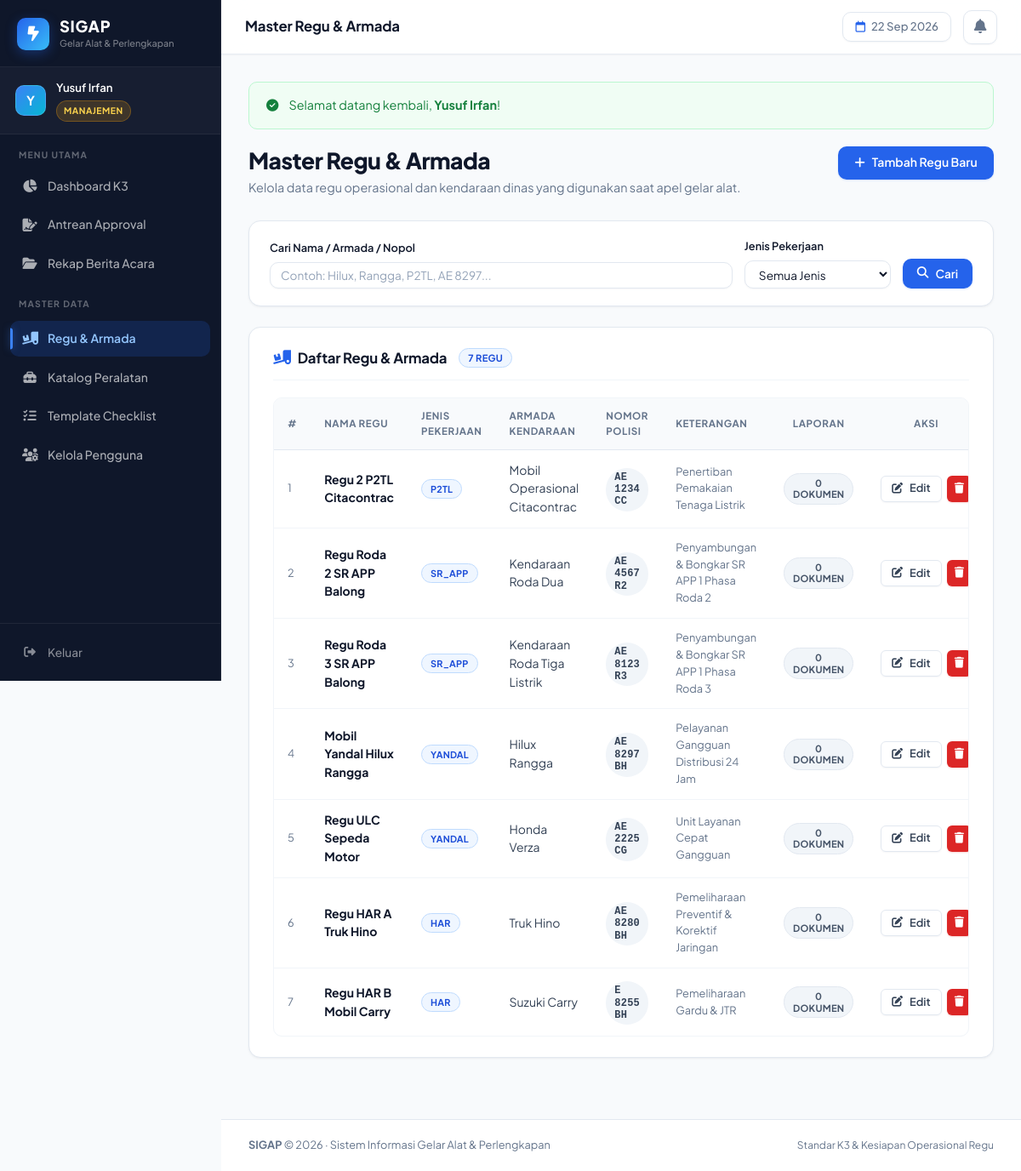
The app's page /master/regu/index.php (signed in) with its own data.
### tables this page shows
CREATE TABLE IF NOT EXISTS regu (
    id               INT          AUTO_INCREMENT PRIMARY KEY,
    nama_regu        VARCHAR(100) NOT NULL,
    jenis_pekerjaan  ENUM('p2tl', 'sr_app', 'yandal', 'har') NOT NULL,
    kendaraan        VARCHAR(100) NULL,
    nopol            VARCHAR(20)  NULL,
    keterangan       VARCHAR(255) NULL,
    created_at       TIMESTAMP    DEFAULT CURRENT_TIMESTAMP,
    updated_at       TIMESTAMP    DEFAULT CURRENT_TIMESTAMP ON UPDATE CURRENT_TIMESTAMP,
    INDEX idx_regu_jenis (jenis_pekerjaan),
    INDEX idx_regu_nama  (nama_regu)
);

### includes/auth_check.php (called while the page is built, shortened)
<?php
function base_url($path = '') {
    $script_name = $_SERVER['SCRIPT_NAME'] ?? '';
    $base_dir = rtrim(dirname($script_name), '/\\');
    $subfolders = ['/auth', '/inspeksi', '/dashboard', '/approval', '/cetak', '/riwayat'];
    return rtrim($base_dir, '/') . '/' . ltrim($path, '/');
}
function is_logged_in() {
    return isset($_SESSION['user_id']) && !empty($_SESSION['user_id']);
}
function get_logged_user() {
    return [
        'id'           => $_SESSION['user_id'],
        'username'     => $_SESSION['username'] ?? '',
        'nama_lengkap' => $_SESSION['nama_lengkap'] ?? '',
        'role'         => $_SESSION['role'] ?? '',
        'jabatan'      => $_SESSION['jabatan'] ?? '',
        'no_hp'        => $_SESSION['no_hp'] ?? ''
    ];
}
function get_flash($type) {
    $key = 'flash_' . $type;
    if (isset($_SESSION[$key])) {
        $msg = $_SESSION[$key];
        return $msg;
    }
    return null;
}

### master/regu/index.php (the view, shortened to what this page needs)
<?php
require_once __DIR__ . '/../../includes/auth_check.php';
$pdo = get_db_connection();
$search       = trim($_GET['q'] ?? '');
$where = [];
$params = [];
$where_sql = !empty($where) ? 'WHERE ' . implode(' AND ', $where) : '';
$stmt = $pdo->prepare("
    SELECT r.*,
           (SELECT COUNT(*) FROM gelar_alat_header h WHERE h.regu_id = r.id) AS total_laporan
    FROM regu r
    {$where_sql}
    ORDER BY r.jenis_pekerjaan, r.nama_regu
");
$stmt->execute($params);
$regu_list = $stmt->fetchAll();
$page_title = "Master Regu & Armada";
require_once __DIR__ . '/../../includes/header.php';
?>
<div style="display:flex; justify-content:space-between; align-items:flex-start; margin-bottom:1.75rem; flex-wrap:wrap; gap:1rem;">
    <div>
        <h1 style="font-size:1.65rem; font-weight:800; letter-spacing:-0.02em; margin-bottom:4px; color:var(--text-main);">Master Regu & Armada</h1>
        <p style="color:var(--text-muted); font-size:0.9rem;">Kelola data regu operasional dan kendaraan dinas yang digunakan saat apel gelar alat.</p>
    </div>
    <button onclick="openModalTambah()" class="btn btn-primary">
        <i class="fa-solid fa-plus"></i> Tambah Regu Baru
    </button>
</div>
<div class="card" style="margin-bottom:1.5rem; padding:1.25rem 1.5rem;">
    <form method="GET" style="display:flex; gap:14px; flex-wrap:wrap; align-items:flex-end;">
        <div style="flex:1; min-width:200px;">
            <label class="form-label" style="font-size:0.8rem;">Cari Nama / Armada / Nopol</label>
            <input type="text" name="q" class="form-control" placeholder="Contoh: Hilux, Rangga, P2TL, AE 8297..." value="<?= htmlspecialchars($search) ?>" style="font-size:0.85rem; padding:6px 12px;">
        </div>
        <div>
            <label class="form-label" style="font-size:0.8rem;">Jenis Pekerjaan</label>
            <select name="jenis" class="form-control" style="font-size:0.85rem; padding:6px 12px; min-width:160px;">
                <option value="">Semua Jenis</option>
            </select>
        </div>
        <div style="display:flex; gap:8px;">
            <button type="submit" class="btn btn-primary" style="padding:7px 16px; font-size:0.85rem;">
                <i class="fa-solid fa-magnifying-glass"></i> Cari
            </button>
        </div>
    </form>
</div>
<div class="card">
    <div class="card-header">
        <h2 class="card-title">
            <i class="fa-solid fa-truck-ramp-box" style="color:var(--primary);"></i>
            Daftar Regu & Armada
            <span class="badge badge-submitted" style="font-size:0.7rem; margin-left:6px;"><?= count($regu_list) ?> regu</span>
        </h2>
    </div>
    <?php if (empty($regu_list)): ?>
        <div style="text-align:center; padding:3rem 1rem; color:var(--text-muted);">
            <div style="width:48px; height:48px; border-radius:50%; background:#f1f5f9; color:#64748b; display:flex; align-items:center; justify-content:center; margin:0 auto 10px; font-size:1.3rem;">
                <i class="fa-solid fa-truck"></i>
            </div>
            <strong style="color:var(--text-main);">Tidak ada data regu ditemukan</strong>
            <p style="font-size:0.825rem; margin-top:2px;">Silakan tambahkan data regu baru atau ubah kata kunci filter Anda.</p>
        </div>
    <?php else: ?>
        <div class="table-responsive">
            <table class="data-table">
                <thead>
                    <tr>
                        <th width="40px">#</th>
                        <th>Nama Regu</th>
                        <th>Jenis Pekerjaan</th>
                        <th>Armada Kendaraan</th>
                        <th>Nomor Polisi</th>
                        <th>Keterangan</th>
                        <th style="text-align:center;">Laporan</th>
                        <th style="text-align:center;">Aksi</th>
                    </tr>
                </thead>
                <tbody>
                    <?php foreach ($regu_list as $i => $row): ?>
                        <tr>
                            <td style="color:var(--text-muted); font-size:0.8rem;"><?= $i + 1 ?></td>
                            <td>
                                <strong style="color:var(--text-main); font-size:0.875rem;"><?= htmlspecialchars($row['nama_regu']) ?></strong>
                            </td>
                            <td>
                                <span class="badge badge-submitted" style="font-size:0.68rem;">
                                    <?= strtoupper($row['jenis_pekerjaan']) ?>
                                </span>
                            </td>
                            <td>
                                <?= htmlspecialchars($row['kendaraan'] ?? '-') ?>
                            </td>
                            <td>
                                <?php if ($row['nopol']): ?>
                                    <span class="badge" style="background:#f1f5f9; color:#334155; font-size:0.75rem; font-family:monospace;">
                                        <?= htmlspecialchars($row['nopol']) ?>
                                    </span>
                                <?php else: ?>
                                    <span style="color:var(--text-muted);">&mdash;</span>
                                <?php endif; ?>
                            </td>
                            <td style="font-size:0.8rem; color:var(--text-muted);">
                                <?= htmlspecialchars($row['keterangan'] ?? '-') ?>
                            </td>
                            <td style="text-align:center;">
                                <span class="badge <?= $row['total_laporan'] > 0 ? 'badge-approved' : 'badge-draft' ?>" style="font-size:0.7rem;">
                                    <?= $row['total_laporan'] ?> Dokumen
                                </span>
                            </td>
                            <td style="text-align:center; white-space:nowrap;">
                                <div style="display:inline-flex; gap:6px;">
                                    <button onclick='openModalEdit(<?= json_encode($row) ?>)' class="btn btn-outline btn-sm" title="Edit Regu">
                                        <i class="fa-solid fa-pen-to-square"></i> Edit
                                    </button>
                                    <button onclick="confirmHapus(<?= $row['id'] ?>, '<?= addslashes(htmlspecialchars($row['nama_regu'])) ?>', <?= $row['total_laporan'] ?>)" class="btn btn-danger btn-sm" style="padding:4px 8px;" title="Hapus">
                                        <i class="fa-solid fa-trash"></i>
                                    </button>
                                </div>
                            </td>
                        </tr>
                    <?php endforeach; ?>
                </tbody>
            </table>
        </div>
    <?php endif; ?>
</div>
<?php require_once __DIR__ . '/../../includes/footer.php'; ?>

### includes/header.php (shortened to what this page needs)
<?php
require_once __DIR__ . '/auth_check.php';
$user = get_logged_user();
?>
<!DOCTYPE html>
<html lang="id">
<head>
    <link rel="stylesheet" href="<?= base_url('assets/css/style.css') ?>">
    <link rel="stylesheet" href="https://cdnjs.cloudflare.com/ajax/libs/font-awesome/6.4.0/css/all.min.css">
</head>
<body>
<?php if ($user): ?>
<aside class="sidebar no-print" id="sidebar">
    <div class="sidebar-brand">
        <div class="brand-icon">
            <i class="fa-solid fa-bolt-lightning"></i>
        </div>
        <div class="sidebar-brand-text">
            <span class="sidebar-brand-name">SIGAP</span>
            <span class="sidebar-brand-sub">Gelar Alat & Perlengkapan</span>
        </div>
    </div>
    <div class="sidebar-user">
        <div class="sidebar-user-avatar">
            <?= strtoupper(substr($user['nama_lengkap'], 0, 1)) ?>
        </div>
        <div class="sidebar-user-info">
            <div class="sidebar-user-name"><?= htmlspecialchars($user['nama_lengkap']) ?></div>
            <span class="user-role-badge role-<?= $user['role'] ?>">
                <?= $user['role'] === 'manajemen' ? 'Manajemen' : 'Petugas' ?>
            </span>
        </div>
    </div>
    <nav class="sidebar-nav">
        <div class="sidebar-nav-label">Menu Utama</div>
        <ul class="sidebar-menu">
            <?php if ($user['role'] === 'petugas'): ?>
                <li>
                    <a href="<?= base_url('inspeksi/index.php') ?>" class="sidebar-link <?= strpos($_SERVER['REQUEST_URI'], '/inspeksi') !== false ? 'active' : '' ?>">
                        <i class="fa-solid fa-clipboard-check"></i>
                        <span>Form Gelar Alat</span>
                    </a>
                </li>
                <li>
                    <a href="<?= base_url('riwayat/index.php') ?>" class="sidebar-link <?= strpos($_SERVER['REQUEST_URI'], '/riwayat') !== false ? 'active' : '' ?>">
                        <i class="fa-solid fa-clock-rotate-left"></i>
                        <span>Riwayat Saya</span>
                    </a>
                </li>
            <?php else:  ?>
                <li>
                    <a href="<?= base_url('dashboard/index.php') ?>" class="sidebar-link <?= strpos($_SERVER['REQUEST_URI'], '/dashboard') !== false ? 'active' : '' ?>">
                        <i class="fa-solid fa-chart-pie"></i>
                        <span>Dashboard K3</span>
                    </a>
                </li>
                <li>
                    <a href="<?= base_url('riwayat/index.php?status=submitted') ?>" class="sidebar-link <?= isset($_GET['status']) && $_GET['status'] === 'submitted' ? 'active' : '' ?>">
                        <i class="fa-solid fa-file-signature"></i>
                        <span>Antrean Approval</span>
                    </a>
                </li>
                <li>
                    <a href="<?= base_url('riwayat/index.php') ?>" class="sidebar-link <?= strpos($_SERVER['REQUEST_URI'], '/riwayat') !== false && (!isset($_GET['status']) || $_GET['status'] !== 'submitted') ? 'active' : '' ?>">
                        <i class="fa-solid fa-folder-open"></i>
                        <span>Rekap Berita Acara</span>
                    </a>
                </li>
                <div class="sidebar-nav-label" style="margin-top:14px;">Master Data</div>
                <li>
                    <a href="<?= base_url('master/regu/index.php') ?>" class="sidebar-link <?= strpos($_SERVER['REQUEST_URI'], '/master/regu') !== false ? 'active' : '' ?>">
                        <i class="fa-solid fa-truck-ramp-box"></i>
                        <span>Regu & Armada</span>
                    </a>
                </li>
                <li>
                    <a href="<?= base_url('master/barang/index.php') ?>" class="sidebar-link <?= strpos($_SERVER['REQUEST_URI'], '/master/barang') !== false ? 'active' : '' ?>">
                        <i class="fa-solid fa-toolbox"></i>
                        <span>Katalog Peralatan</span>
                    </a>
                </li>
                <li>
                    <a href="<?= base_url('master/template/index.php') ?>" class="sidebar-link <?= strpos($_SERVER['REQUEST_URI'], '/master/template') !== false ? 'active' : '' ?>">
                        <i class="fa-solid fa-list-check"></i>
                        <span>Template Checklist</span>
                    </a>
                </li>
                <li>
                    <a href="<?= base_url('master/users/index.php') ?>" class="sidebar-link <?= strpos($_SERVER['REQUEST_URI'], '/master/users') !== false ? 'active' : '' ?>">
                        <i class="fa-solid fa-users-gear"></i>
                        <span>Kelola Pengguna</span>
                    </a>
                </li>
            <?php endif; ?>
        </ul>
    </nav>
    <div class="sidebar-footer">
        <a href="<?= base_url('auth/logout.php') ?>" class="sidebar-logout">
            <i class="fa-solid fa-right-from-bracket"></i>
            <span>Keluar</span>
        </a>
    </div>
</aside>
<div class="topbar no-print">
    <div class="topbar-title">
        <?= isset($page_title) ? htmlspecialchars($page_title) : 'SIGAP' ?>
    </div>
    <div class="topbar-right">
        <span class="topbar-date">
            <i class="fa-regular fa-calendar"></i>
            <?= date('d M Y') ?>
        </span>
        <div class="notif-wrap" id="notifWrap">
            <button class="notif-bell" id="notifBell" onclick="toggleNotifPanel()" title="Notifikasi">
                <i class="fa-solid fa-bell"></i>
            </button>
        </div>
    </div>
</div>
<div class="app-layout">
    <div class="sidebar-spacer no-print"></div>
    <main class="main-content">
        <div class="container">
            <?php if ($flash_success = get_flash('success')): ?>
                <div class="alert alert-success">
                    <i class="fa-solid fa-circle-check"></i>
                    <div><?= $flash_success ?></div>
                </div>
            <?php endif; ?>
<?php else: ?>
<main class="main-content">
    <div class="container">
<?php endif; ?>

### includes/footer.php (shortened to what this page needs)
        </div>
    </main>
</div>
<footer class="footer no-print">
    <div class="footer-inner">
        <div><strong>SIGAP</strong> &copy; <?= date('Y') ?> &middot; Sistem Informasi Gelar Alat &amp; Perlengkapan</div>
        <div style="font-size:0.75rem; color:var(--text-muted);">Standar K3 &amp; Kesiapan Operasional Regu</div>
    </div>
</footer>
</body>
</html>

### records on screen
regu: nama_regu "Regu 2 P2TL Citacontrac", jenis_pekerjaan "P2TL", kendaraan "Mobil Operasional Citacontrac", nopol "AE 1234 CC", keterangan "Penertiban Pemakaian Tenaga Listrik", total_laporan "0"
regu: nama_regu "Regu Roda 2 SR APP Balong", jenis_pekerjaan "SR_APP", kendaraan "Kendaraan Roda Dua", nopol "AE 4567 R2", keterangan "Penyambungan & Bongkar SR APP 1 Phasa Roda 2", total_laporan "0"
regu: nama_regu "Regu Roda 3 SR APP Balong", jenis_pekerjaan "SR_APP", kendaraan "Kendaraan Roda Tiga Listrik", nopol "AE 8123 R3", keterangan "Penyambungan & Bongkar SR APP 1 Phasa Roda 3", total_laporan "0"
regu: nama_regu "Mobil Yandal Hilux Rangga", jenis_pekerjaan "YANDAL", kendaraan "Hilux Rangga", nopol "AE 8297 BH", keterangan "Pelayanan Gangguan Distribusi 24 Jam", total_laporan "0"
regu: nama_regu "Regu ULC Sepeda Motor", jenis_pekerjaan "YANDAL", kendaraan "Honda Verza", nopol "AE 2225 CG", keterangan "Unit Layanan Cepat Gangguan", total_laporan "0"
regu: nama_regu "Regu HAR A Truk Hino", jenis_pekerjaan "HAR", kendaraan "Truk Hino", nopol "AE 8280 BH", keterangan "Pemeliharaan Preventif & Korektif Jaringan", total_laporan "0"
regu: nama_regu "Regu HAR B Mobil Carry", jenis_pekerjaan "HAR", kendaraan "Suzuki Carry", nopol "E 8255 BH", keterangan "Pemeliharaan Gardu & JTR", total_laporan "0"

### other values on screen
substr($user['nama_lengkap'], 0, 1) "Y"
$user['nama_lengkap'] "Yusuf Irfan"
$page_title "Master Regu & Armada"
$flash_success "Selamat datang kembali, Yusuf Irfan !"
count($regu_list) "7"
